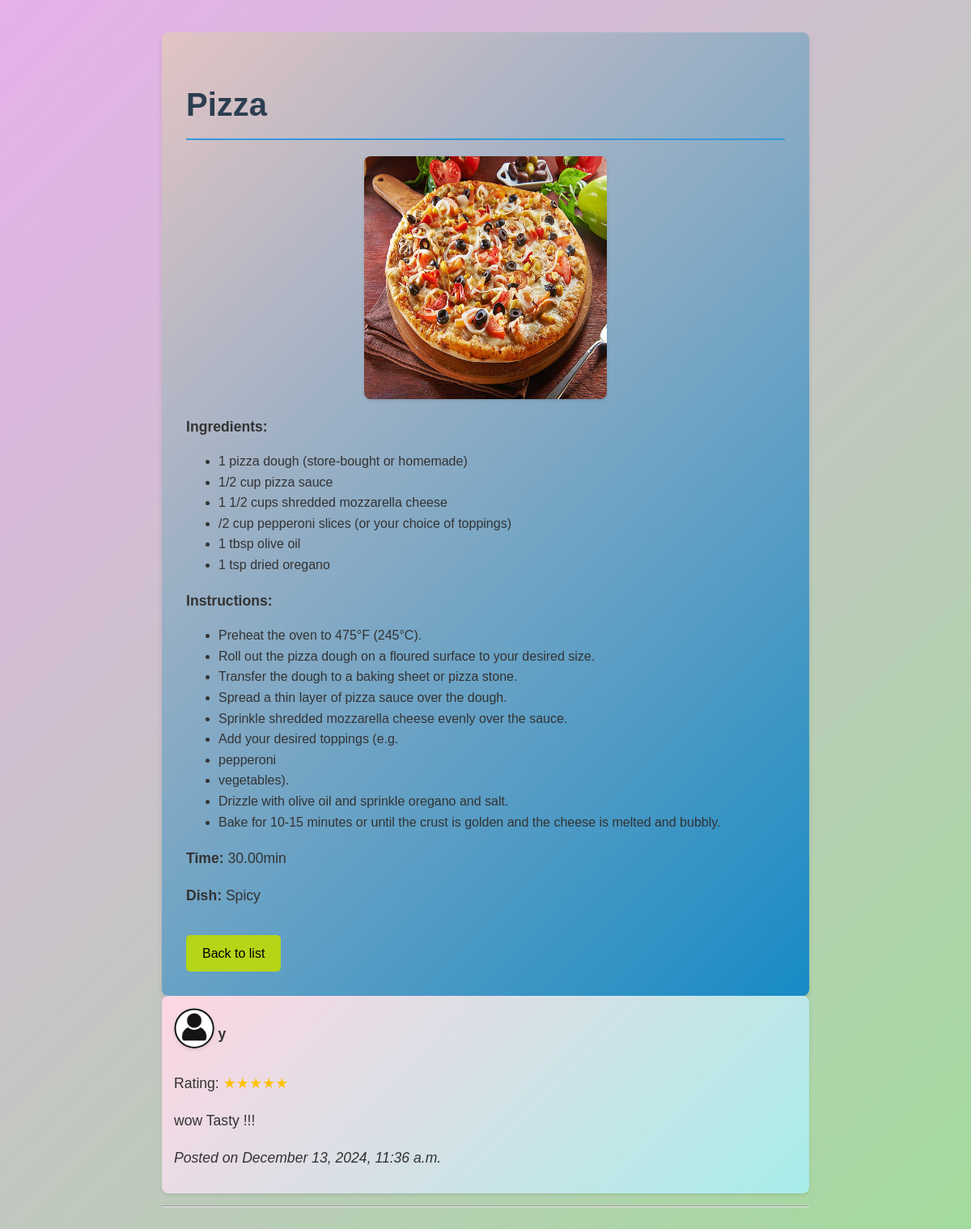
The app's page /item/30/ with its own data.
### RB/models.py (models this page shows, shortened)
class Item(models.Model):
    title = models.CharField(max_length=100)
    image = models.ImageField(null=True, blank=True, upload_to="image/")
    ingredients = models.TextField()
    instructions = models.TextField()
    time = models.DecimalField(max_digits=10, decimal_places=2)
    dish = models.CharField(max_length=100)
    created_by = models.ForeignKey(User, on_delete=models.CASCADE)

class Comment(models.Model):
    item = models.ForeignKey(Item, on_delete=models.CASCADE, related_name='comments')
    user = models.ForeignKey(User, on_delete=models.CASCADE)
    text = models.TextField()
    rating = models.IntegerField()
    created_at = models.DateTimeField(auto_now_add=True)

### RB/views.py (the view)
# urls.py: path('item/<int:item_id>/', views.item_detail, name='item_detail'),
def item_detail(request, item_id):
    item = get_object_or_404(Item, id=item_id)
    item.ingredients = item.ingredients.split(",")
    item.instructions = item.instructions.split(",")
    comments = Comment.objects.filter(item=item).order_by('-created_at')
    return render(request, 'item_detail.html', {'item': item,'comments': comments})

### templates/item_detail.html (shortened to what this page needs)
 <!DOCTYPE html>
<html lang="en">
<head>
    {% load static %}
    <link rel="stylesheet" href="{% static "item.css" %}">
</head>
<body>
    <div class="container">
        <h1>{{ item.title }}</h1>
        <img src="/media/{{ item.image }}" style="width: 300px; height: 300px;">
<p>
        <strong>Ingredients:</strong>
        <ul>
           {% for ingredients in item.ingredients %}
               <li>{{ ingredients }}</li>
           {% endfor %}
       </ul>
       </p>
        <p><strong>Instructions:</strong>
            <ul>
                {% for instruction in item.instructions %}
                    <li>{{ instruction }}</li>
                {% endfor %}
            </ul></p>
        <p><strong>Time:</strong> {{ item.time }}min</p>
        <p><strong>Dish:</strong> {{ item.dish }}</p>
        <a href="{% url 'home' %}" class="back-link">Back to list</a>
    </div>
    {% for comment in comments %}
    <div class="comment">
        {% load static %}
        <div style="display: flex;flex-wrap: wrap;">
        <img src="{% static "p.jpg" %}" style="margin:0px;height:50px;width:50px;border-radius:100px;">&nbsp
        <p><strong>{{ comment.user.username }}</strong></p></div>
        <p>
            Rating:
            <span class="stars">
                {% for i in "12345" %}
                    {% if forloop.counter <= comment.rating %}
                        <span class="star filled">★</span>
                    {% else %}
                        <span class="star">★</span>
                    {% endif %}
                {% endfor %}
            </span>
        </p>
        <p>{{ comment.text }}</p>
        <p><em>Posted on {{ comment.created_at|date:"F j, Y, g:i a" }}</em></p>
    </div>
    <hr>
                    {% endfor %}
</body>
</html>

### static/item.css (style rules this page uses)
body { font-family: 'Arial', sans-serif; line-height: 1.6; color: #333; max-width: 800px; margin: 0 auto; padding: 20px; background-color: #f4f4f4; }
.container { background-color: #ffffff; border-radius: 8px; box-shadow: 0 4px 6px rgba(0, 0, 0, 0.1); padding: 30px; margin-top: 20px; background: linear-gradient(135deg, #e3c4c4 0%, #178bc5 100%); }
h1 { color: #2c3e50; font-size: 2.5em; margin-bottom: 20px; border-bottom: 2px solid #3498db; padding-bottom: 10px; }
p { font-size: 1.1em; margin-bottom: 15px; }
img { width: 100%; max-width: 500px; height: auto; border-radius: 8px; box-shadow: 0 2px 4px rgba(0, 0, 0, 0.1); transition: transform 0.3s ease; display: block; margin: 20px auto; }
.back-link { display: inline-block; margin-top: 20px; padding: 10px 20px; background-color: #b5d517; color: #ffffff; text-decoration: none; border-radius: 5px; transition: background-color 0.3s ease; }

### templates/item_detail.html (style rules this page uses)
.comment { background: #fff; padding: 15px; border-radius: 8px; margin-bottom: 15px; box-shadow: 0 2px 4px rgba(0, 0, 0, 0.1); background: linear-gradient(135deg, #fed6e3 0%, #a8edea 100%); }
.stars { display: inline-flex; font-size: 18px; }
.star { color: #ccc; }
.star.filled { color: #ffc107; }
.container { background: linear-gradient(135deg, #e3c4c4 0%, #178bc5 100%); }
body { background: linear-gradient(135deg, #e7b0eb 0%, #a3db9d 100%); }
.back-link { background-color: #b5d517; color:black; }

### records on screen
Item: title "Pizza", image (picture), time "30.00", dish "Spicy"
Comment: user.username "y", rating 5 (drawn), text "wow Tasty !!!", created_at "December 13, 2024, 11:36 a.m."

### other values on screen
{{ ingredients }} "1 pizza dough (store-bought or homemade)" "1/2 cup pizza sauce" "1 1/2 cups shredded mozzarella cheese" "/2 cup pepperoni slices (or your choice of toppings)" "1 tbsp olive oil" "1 tsp dried oregano"
{{ instruction }} "Preheat the oven to 475°F (245°C)." "Roll out the pizza dough on a floured surface to your desired size." "Transfer the dough to a baking sheet or pizza stone." "Spread a thin layer of pizza sauce over the dough." "Sprinkle shredded mozzarella cheese evenly over the sauce." "Add your desired toppings (e.g." "pepperoni" "vegetables)." "Drizzle with olive oil and sprinkle oregano and salt." "Bake for 10-15 minutes or until the crust is golden and the cheese is melted and bubbly."
